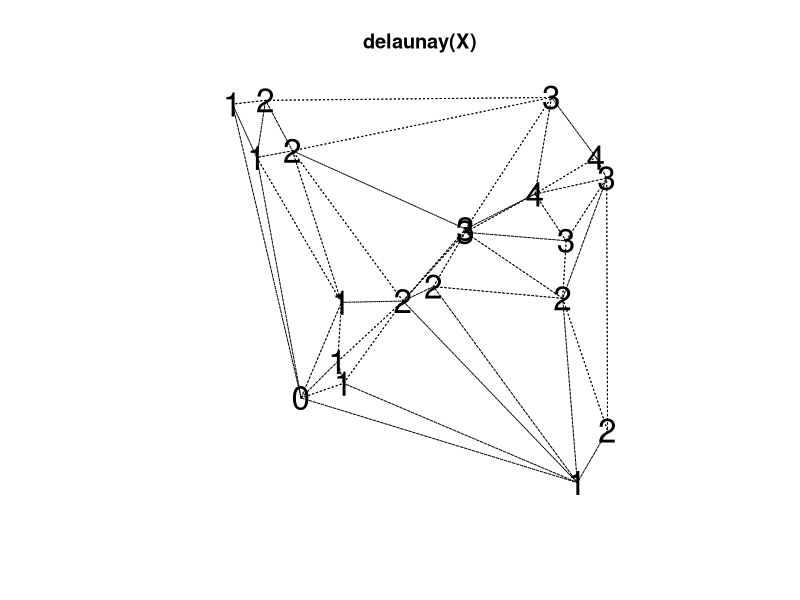

R code for this plot:
library(spatstat)


### Name: delaunayDistance
### Title: Distance on Delaunay Triangulation
### Aliases: delaunayDistance
### Keywords: spatial manip

### ** Examples

  X <- runifpoint(20)
  M <- delaunayDistance(X)
  plot(delaunay(X), lty=3)
  text(X, labels=M[1, ], cex=2)
